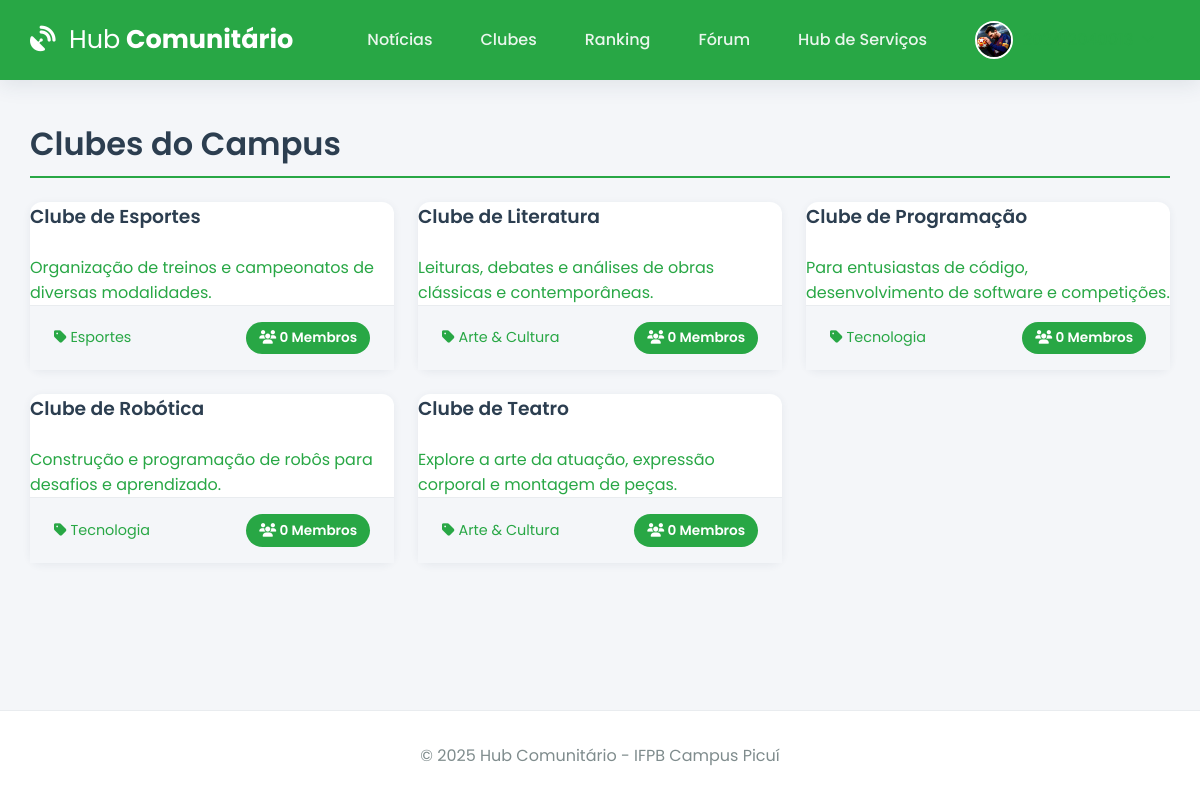
Page /clubes (signed in) on the committed database.
### app.py (models this page shows, shortened)
class User(db.Model):
    id = db.Column(db.Integer, primary_key=True)
    email = db.Column(db.String(120), unique=True, nullable=False)
    username = db.Column(db.String(12), unique=True, nullable=False)
    password_hash = db.Column(db.String(256), nullable=False)
    image_file = db.Column(db.String(100), nullable=False, default='default.jpg')
    eventos_inscritos = db.relationship('Evento', secondary=inscricao_evento_tabela, back_populates='alunos_inscritos', lazy='dynamic')
    clubes_membro = db.relationship('Clube', secondary=membros_clube_tabela, back_populates='membros', lazy='dynamic')
    topicos_criados = db.relationship('ForumTopico', backref='autor', lazy='dynamic', cascade="all, delete-orphan")
    posts_criados = db.relationship('ForumPost', backref='autor', lazy='dynamic', cascade="all, delete-orphan")

class Clube(db.Model):
    id = db.Column(db.Integer, primary_key=True)
    nome = db.Column(db.String(100), unique=True, nullable=False)
    descricao = db.Column(db.Text, nullable=False)
    categoria = db.Column(db.String(50), nullable=False)
    membros = db.relationship('User', secondary=membros_clube_tabela, back_populates='clubes_membro', lazy='dynamic')
    eventos = db.relationship('Evento', backref='clube_organizador', lazy='dynamic')

### app.py (the view)
@app.route('/clubes')
@login_required
def clubes():
    todos_clubes = Clube.query.order_by(Clube.nome).all()
    return render_template('clubes.html', clubes=todos_clubes)

### app.py (called while the page is built)
@app.before_request
def load_logged_in_user():
    user_id = session.get('user_id')
    g.user = User.query.get(user_id) if user_id else None
    if user_id and g.user is None:
        session.clear()

def login_required(f):
    @wraps(f)
    def decorated_function(*args, **kwargs):
        if g.user is None:
            flash('Você precisa fazer login para acessar esta página.', 'warning')
            return redirect(url_for('login'))
        return f(*args, **kwargs)
    return decorated_function

@app.context_processor
def inject_user_and_year():
    return dict(current_user_data=g.user, current_year=datetime.now(timezone.utc).year)

### templates/clubes.html (shortened to what this page needs)
{% extends 'base.html' %}
{% block content %}
    <h1 class="page-header">Clubes do Campus</h1>
    <div class="course-grid">
        {% for clube in clubes %}
            <a href="{{ url_for('detalhe_clube', clube_id=clube.id) }}" class="card-link">
                <div class="card course-card">
                    <h3>{{ clube.nome }}</h3>
                    <p class="text-muted">{{ clube.descricao|truncate(120) }}</p>
                    <div class="card-footer">
                        <span><i class="fas fa-tag"></i> {{ clube.categoria }}</span>
                        <span class="vagas-badge"><i class="fas fa-users"></i> {{ clube.membros.count() }} Membros</span>
                    </div>
                </div>
            </a>
        {% else %}
            <p>Nenhum clube encontrado.</p>
        {% endfor %}
    </div>
{% endblock %}

### templates/base.html (shortened to what this page needs)
<!DOCTYPE html>
<html lang="pt-br">
<head>
    <link rel="stylesheet" href="https://cdnjs.cloudflare.com/ajax/libs/font-awesome/6.5.2/css/all.min.css" />
    <link rel="stylesheet" href="{{ url_for('static', filename='css/style.css') }}">
</head>
<body>
    <header class="header">
        <div class="container">
            <nav class="navbar">
                <a class="navbar-brand" href="{{ url_for('noticias') if current_user_data else url_for('login') }}">
                    <i class="fas fa-satellite-dish"></i> <strong>Hub</strong> Comunitário
                </a>
                <div class="nav-links" id="nav-links">
                    {% if current_user_data %}
                        <a class="nav-item" href="{{ url_for('noticias') }}">Notícias</a>
                        <a class="nav-item" href="{{ url_for('clubes') }}">Clubes</a>
                        <a class="nav-item" href="{{ url_for('ranking') }}">Ranking</a>
                        <a class="nav-item" href="{{ url_for('forum') }}">Fórum</a>
                        <a class="nav-item" href="{{ url_for('hub_servicos') }}">Hub de Serviços</a>
                        <div class="nav-item user-menu">
                             <a class="user-menu-trigger" href="#">
                                 <img src="{{ url_for('static', filename='profile_pics/' + current_user_data.image_file) }}" class="nav-profile-image">
                                 <span>{{ current_user_data.username }}</span> <i class="fas fa-chevron-down dropdown-icon"></i>
                            </a>
                        </div>
                    {% else %}
                        <a href="{{ url_for('login') }}" class="nav-item">Entrar</a>
                        <a href="{{ url_for('register') }}" class="nav-item btn btn-outline">Registar</a>
                    {% endif %}
                </div>
            </nav>
        </div>
    </header>
    <main class="container">
        {% block content %}{% endblock %}
    </main>
    <footer class="footer">
        <p>&copy; {{ current_year }} Hub Comunitário - IFPB Campus Picuí</p>
    </footer>
</body>
</html>

### static/css/style.css (style rules this page uses)
:root { --ifpb-green: #28a745; --ifpb-green-dark: #218838; --dark-blue: #2c3e50; --light-gray: #ecf0f1; --medium-gray: #bdc3c7; --text-color: #34495e; --light-text: #7f8c8d; --background-color: #f4f6f9; --surface-color: #ffffff; --border-color: #e9ecef; --font-family-base: 'Poppins', sans-serif; --shadow-sm: 0 2px 8px rgba(44, 62, 80, 0.07); --shadow-md: 0 5px 20px rgba(44, 62, 80, 0.1); --border-radius: 12px; }
* { box-sizing: border-box; margin: 0; padding: 0; }
html { height: 100%; }
body { font-family: var(--font-family-base); background-color: var(--background-color); color: var(--text-color); display: flex; flex-direction: column; min-height: 100%; }
.container { width: 95%; max-width: 1200px; margin: 0 auto; }
main.container { flex-grow: 1; padding-top: 2.5rem; padding-bottom: 2.5rem; }
h1, h2, h3, h4 { font-weight: 600; color: var(--dark-blue); margin-bottom: 1.5rem; }
a { color: var(--ifpb-green); text-decoration: none; transition: color 0.2s; }
.header { background-color: var(--ifpb-green); padding: 0.8rem 0; box-shadow: var(--shadow-md); position: sticky; top: 0; z-index: 1000; }
.navbar { display: flex; justify-content: space-between; align-items: center; }
.navbar-brand { font-weight: 700; font-size: 1.6rem; color: var(--surface-color); }
.navbar-brand i { margin-right: 0.5rem; }
.navbar-brand strong { font-weight: 400; }
.nav-links { display: flex; align-items: center; gap: 1rem; }
.nav-item { color: rgba(255, 255, 255, 0.9); font-weight: 500; padding: 0.5rem 1rem; border-radius: var(--border-radius); transition: background-color 0.2s; }
.nav-profile-image { width: 38px; height: 38px; border-radius: 50%; margin-right: 10px; object-fit: cover; border: 2px solid var(--surface-color); }
.user-menu { position: relative; }
.user-menu-trigger { display: flex; align-items: center; cursor: pointer; }
.user-menu-trigger .dropdown-icon { font-size: 0.8em; margin-left: 0.5rem; transition: transform 0.2s; }
.card { background-color: var(--surface-color); border-radius: var(--border-radius); box-shadow: var(--shadow-sm); transition: all 0.3s ease-in-out; display: flex; flex-direction: column; height: 100%; }
.card .card-footer { padding: 1rem 1.5rem; background-color: var(--background-color); border-top: 1px solid var(--border-color); display: flex; justify-content: space-between; align-items: center; font-size: 0.9rem; }
.course-grid { display: grid; grid-template-columns: repeat(auto-fill, minmax(300px, 1fr)); gap: 1.5rem; }
.vagas-badge, .vagas-badge-lg { background-color: var(--ifpb-green); color: white; padding: 0.4rem 0.8rem; border-radius: 50px; font-size: 0.85rem; font-weight: 600; }
.page-header { border-bottom: 2px solid var(--ifpb-green); padding-bottom: 0.5rem; }
.footer { padding: 2rem 0; background-color: var(--surface-color); text-align: center; margin-top: auto; border-top: 1px solid var(--border-color); }
.footer p { margin: 0; color: var(--light-text); }

### rows in the picture
User: image_file (picture)
Clube: nome "Clube de Esportes", descricao "Organização de treinos e campeonatos de diversas modalidades.", categoria "Esportes", membros.count "0"
Clube: nome "Clube de Literatura", descricao "Leituras, debates e análises de obras clássicas e contemporâneas.", categoria "Arte & Cultura", membros.count "0"
Clube: nome "Clube de Programação", descricao "Para entusiastas de código, desenvolvimento de software e competições.", categoria "Tecnologia", membros.count "0"
Clube: nome "Clube de Robótica", descricao "Construção e programação de robôs para desafios e aprendizado.", categoria "Tecnologia", membros.count "0"
Clube: nome "Clube de Teatro", descricao "Explore a arte da atuação, expressão corporal e montagem de peças.", categoria "Arte & Cultura", membros.count "0"
